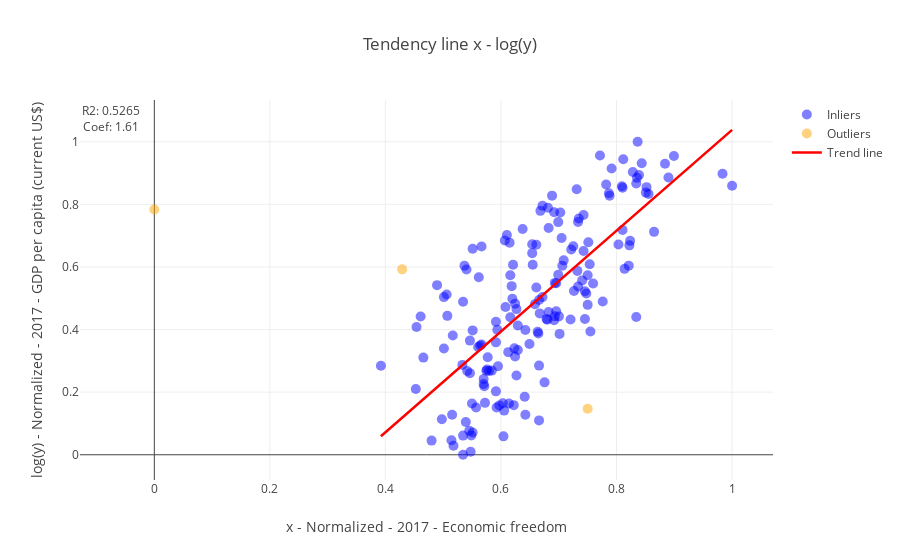

Here is the notebook cell this chart was saved with:
### Code cell
scatter(data, ['Economic freedom', 'GDP per capita (current US$)'], [2017, 2017])

### Figure 1 — Plotly figure (JSON) as saved in the notebook; plotly's stock layout.template omitted (floating-point values rounded to 4 significant figures; data arrays with more than 128 entries replaced by an {"elided": "..."} marker saying what was removed)
{"data": [{"marker": {"color": "blue", "opacity": 0.5, "size": 10}, "mode": "markers", "name": "Inliers", "text": {"elided": "170 str values"}, "type": "scatter", "uid": "28161b3c-7709-49db-8df9-19a8040b0020", "x": {"elided": "170 float values"}, "y": {"elided": "170 float values"}}, {"marker": {"color": "orange", "opacity": 0.5, "size": 10}, "mode": "markers", "name": "Outliers", "text": ["Equatorial Guinea", "Korea, Rep.", "Rwanda"], "type": "scatter", "uid": "f2d4ee43-f01f-4b8f-88d5-8e34669b11b9", "x": [0.4289, 0, 0.75], "y": [0.5924, 0.7834, 0.1468]}, {"line": {"color": "red", "width": 2.5}, "mode": "lines", "name": "Trend line", "type": "scatter", "uid": "85d7524e-5df0-4433-9eff-a4e7eb4adc26", "x": [0.3922, 1.0], "y": [0.05932, 1.038]}], "layout": {"annotations": [{"showarrow": false, "text": "R2: 0.5265", "x": -0.075, "y": 1.1}, {"showarrow": false, "text": "Coef: 1.61", "x": -0.075, "y": 1.05}], "title": "Tendency line x - log(y)", "xaxis": {"title": "x - Normalized - 2017 - Economic freedom"}, "yaxis": {"title": "log(y) - Normalized - 2017 - GDP per capita (current US$)"}}}
